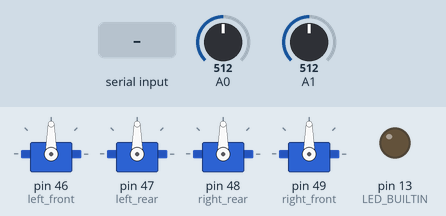
Simulated run of this sketch. Board: Arduino Mega 2560, built with avr-gcc and run on an emulated ATmega2560. On the bench: 4 × servo, output pins drawn as LEDs (lit = HIGH). The test bench sets the inputs (shaded band); at power-on: A0 = 512, A1 = 512.

Above: at 1.8 s.
1.9 s: "w" received over the second serial link
At 2.9 s:
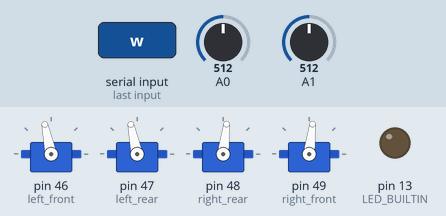
5.0 s: "s" received over the second serial link
At 6.3 s:
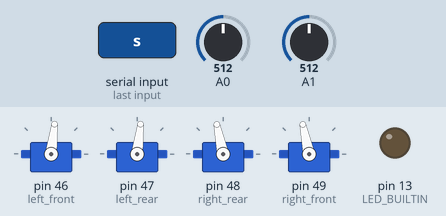
8.1 s: "q" received over the second serial link
At 9.6 s:
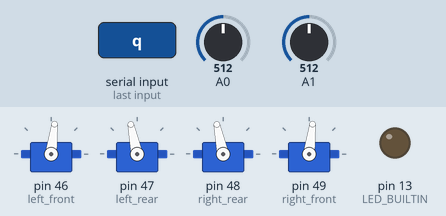
11.2 s: "e" received over the second serial link
At 11.8 s:
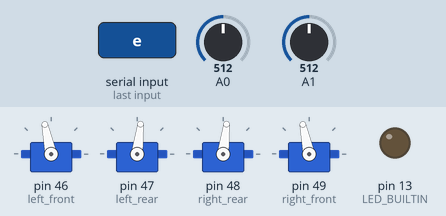
14.3 s: "a" received over the second serial link
At 14.51 s:
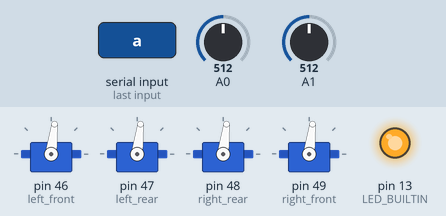
17.4 s: "W" received over the second serial link
At 17.62 s:
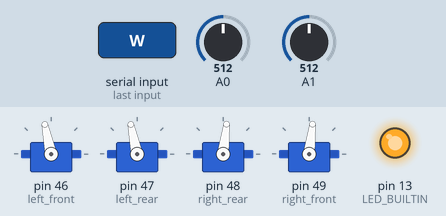
Timing chart, 0 to 21.5 s (numbered marks = the images above; inputs shaded):
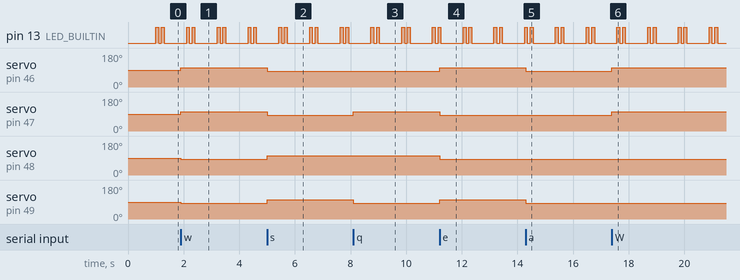

The sketch:

Mecheng706_bot_test.ino
```cpp
/* To control the Rover, copy and paste the code below into the Arduino
 software*/

#include <Servo.h>
#include "main.h"

const byte left_front = 46;
const byte left_rear = 47;
const byte right_rear = 48;
const byte right_front = 49;

Servo left_font_motor;  // create servo object to control a servo
Servo left_rear_motor;  // create servo object to control a servo
Servo right_rear_motor;  // create servo object to control a servo
Servo right_font_motor;  // create servo object to control a servo

int speed_val = 100;
int speed_change;

void setup(void)
{
  pinMode(LED_BUILTIN, OUTPUT);
  Serial1.begin(115200);  //Open serial comms to bluetooth module
}

void loop(void) //main loop
{
  static STATE machine_state = INITIALISING;
  //Finite-state machine Code
  switch (machine_state) {
    case INITIALISING:
      machine_state = initialising();
      break;
    case RUNNING:
      machine_state =  running();
      break;
    case STOPPED:
      machine_state =  stopped();
      break;
  };

}


STATE initialising() {
  //Do some initialising
  Serial1.println("INITIALISING....");
  delay(1000); //One second delay to see the serial string "INITIALISING...."
  Serial1.println("Enabling Motors...");
  enable_motors();
  return RUNNING;
}

STATE running() {
  read_serial_command();
  fast_flash_double_LED_builtin();
  range_and_speed_settings();
  if (is_battery_voltage__not_OK()) return STOPPED;
  return RUNNING;
}

STATE stopped() {
  static byte counter_lipo_voltage_ok;
  static unsigned long previous_millis;

  disable_motors();
  slow_flash_LED_builtin();


  if (millis() - previous_millis > 500) { //print massage every 500ms
    previous_millis = millis();
    Serial1.println("Lipo voltage too LOW, any lower and the lipo with be damaged");
    Serial1.println("Please Re-charge Lipo");
  }
  //500ms timed if statement to check lipo and output speed settings
  if (!is_battery_voltage__not_OK()) {
    counter_lipo_voltage_ok++;
    if (counter_lipo_voltage_ok > 20) { //Making sure lipo voltage is stable
      counter_lipo_voltage_ok = 0;
      return RUNNING;
    }
  } else counter_lipo_voltage_ok = 0;
  return STOPPED;
}

void fast_flash_double_LED_builtin()
{
  static byte indexer = 0;
  static unsigned long fast_flash_millis;
  if (millis() > fast_flash_millis) {
    indexer++;
    if (indexer > 4) {
      fast_flash_millis = millis() + 700;
      digitalWrite(LED_BUILTIN, LOW);
      indexer = 0;
    } else {
      fast_flash_millis = millis() + 100;
      digitalWrite(LED_BUILTIN, !digitalRead(LED_BUILTIN));
    }
  }
}

void slow_flash_LED_builtin()
{
  static unsigned long slow_flash_millis;
  if (millis() - slow_flash_millis > 2000) {
    slow_flash_millis = millis();
    digitalWrite(LED_BUILTIN, !digitalRead(LED_BUILTIN));
  }
}

boolean is_battery_voltage__not_OK()
{
  static unsigned long previous_millis;

  if (millis() - previous_millis > 500) { //500ms timed if statement to check lipo and output speed settings
    previous_millis = millis();
    Serial1.print("Lipo level:");
    int Lipo_level_cal;
    //the voltage of a LiPo cell depends on its chemistry and varies from about 2.7-3.1 V (discharged) = 620(3.1V Min)
    //to about 4.20-4.25 V (fully charged) = 820(4.1V Max)
    Lipo_level_cal = (analogRead(A0) - 620);
    Lipo_level_cal = Lipo_level_cal * 100;
    Lipo_level_cal = Lipo_level_cal / 200;
    speed_val += speed_change;
    if (speed_val > 1000)
      speed_val = 1000;
    speed_change = 0;
    Serial1.print(Lipo_level_cal);
    Serial1.println("%");
    if (Lipo_level_cal < 0) return false;
  }
  return false;
}

void range_and_speed_settings()
{
  static unsigned long previous_millis;

  if (millis() - previous_millis > 500) {  //500ms timed if statement to check lipo and output speed settings
    previous_millis = millis();
    Serial1.print("Range1:");
    Serial1.println(analogRead(A1));
  }

}

void read_serial_command()
{
  if (Serial1.available()) {
    char val = Serial1.read();
    Serial1.print("Speed:");
    Serial1.print(speed_val);
    Serial1.print(" ms ");

    //Perform an action depending on the command
    switch (val) {
      case 'w'://Move Forward
      case 'W':
        forward ();
        Serial1.println("Forward");
        break;
      case 's'://Move Backwards
      case 'S':
        reverse ();
        Serial1.println("Backwards");
        break;
      case 'q'://Turn Left
      case 'Q':
        strafe_left();
        Serial1.println("Strafe Left");
        break;
      case 'e'://Turn Right
      case 'E':
        strafe_right();
        Serial1.println("Strafe Right");
        break;
      case 'a'://Turn Right
      case 'A':
        ccw();
        Serial1.println("ccw");
        break;
      case 'd'://Turn Right
      case 'D':
        cw();
        Serial1.println("cw");
        break;
      case '-'://Turn Right
      case '_':
        speed_change = -100;
        Serial1.println("-100");
        break;
      case '=':
      case '+':
        speed_change = 100;
        Serial1.println("+");
        break;
      default:
        stop();
        Serial1.println("stop");
        break;
    }

  }

}

void disable_motors()
{
  left_font_motor.detach();  // detach the servo on pin left_front to the servo object
  left_rear_motor.detach();  // detach the servo on pin left_rear to the servo object
  right_rear_motor.detach();  // detach the servo on pin right_rear to the servo object
  right_font_motor.detach();  // detach the servo on pin right_front to the servo object

  pinMode(left_front, INPUT);
  pinMode(left_rear, INPUT);
  pinMode(right_rear, INPUT);
  pinMode(right_front, INPUT);
}

void enable_motors()
{
  left_font_motor.attach(left_front);  // attaches the servo on pin left_front to the servo object
  left_rear_motor.attach(left_rear);  // attaches the servo on pin left_rear to the servo object
  right_rear_motor.attach(right_rear);  // attaches the servo on pin right_rear to the servo object
  right_font_motor.attach(right_front);  // attaches the servo on pin right_front to the servo object
}
void stop() //Stop
{
  left_font_motor.writeMicroseconds(1500);
  left_rear_motor.writeMicroseconds(1500);
  right_rear_motor.writeMicroseconds(1500);
  right_font_motor.writeMicroseconds(1500);
}

void forward()
{
  left_font_motor.writeMicroseconds(1500 + speed_val);
  left_rear_motor.writeMicroseconds(1500 + speed_val);
  right_rear_motor.writeMicroseconds(1500 - speed_val);
  right_font_motor.writeMicroseconds(1500 - speed_val);
}

void reverse ()
{
  left_font_motor.writeMicroseconds(1500 - speed_val);
  left_rear_motor.writeMicroseconds(1500 - speed_val);
  right_rear_motor.writeMicroseconds(1500 + speed_val);
  right_font_motor.writeMicroseconds(1500 + speed_val);
}

void ccw ()
{
  left_font_motor.writeMicroseconds(1500 - speed_val);
  left_rear_motor.writeMicroseconds(1500 - speed_val);
  right_rear_motor.writeMicroseconds(1500 - speed_val);
  right_font_motor.writeMicroseconds(1500 - speed_val);
}

void cw ()
{
  left_font_motor.writeMicroseconds(1500 + speed_val);
  left_rear_motor.writeMicroseconds(1500 + speed_val);
  right_rear_motor.writeMicroseconds(1500 + speed_val);
  right_font_motor.writeMicroseconds(1500 + speed_val);
}

void strafe_left ()
{
  left_font_motor.writeMicroseconds(1500 - speed_val);
  left_rear_motor.writeMicroseconds(1500 + speed_val);
  right_rear_motor.writeMicroseconds(1500 + speed_val);
  right_font_motor.writeMicroseconds(1500 - speed_val);
}

void strafe_right ()
{
  left_font_motor.writeMicroseconds(1500 + speed_val);
  left_rear_motor.writeMicroseconds(1500 - speed_val);
  right_rear_motor.writeMicroseconds(1500 - speed_val);
  right_font_motor.writeMicroseconds(1500 + speed_val);
}
```

main.h
```cpp
enum STATE {
  INITIALISING,
  RUNNING,
  STOPPED
};
```

Measured:
- after the input at 1.9 s, servo on pin 46 (left_front), servo on pin 47 (left_rear): 90° → 102° at once; servo on pin 48 (right_rear), servo on pin 49 (right_front): 90° → 83° at once
- after the input at 5.0 s, servo on pin 46 (left_front), servo on pin 47 (left_rear): 102° → 83° at once; servo on pin 48 (right_rear), servo on pin 49 (right_front): 83° → 102° at once
- after the input at 8.1 s, servo on pin 47 (left_rear): 83° → 102° at once; servo on pin 49 (right_front): 102° → 83° at once
- after the input at 11.2 s, servo on pin 46 (left_front), servo on pin 49 (right_front): 83° → 102° at once; servo on pin 47 (left_rear), servo on pin 48 (right_rear): 102° → 83° at once
- after the input at 14.3 s, servo on pin 46 (left_front), servo on pin 49 (right_front): 102° → 83° at once
- after the input at 17.4 s, servo on pin 46 (left_front), servo on pin 47 (left_rear): 83° → 102° at once
- by itself, pin 13 (LED_BUILTIN): repeats every 1.1 s: LOW 0.10 s, HIGH 0.10 s, LOW 0.80 s, HIGH 0.10 s
